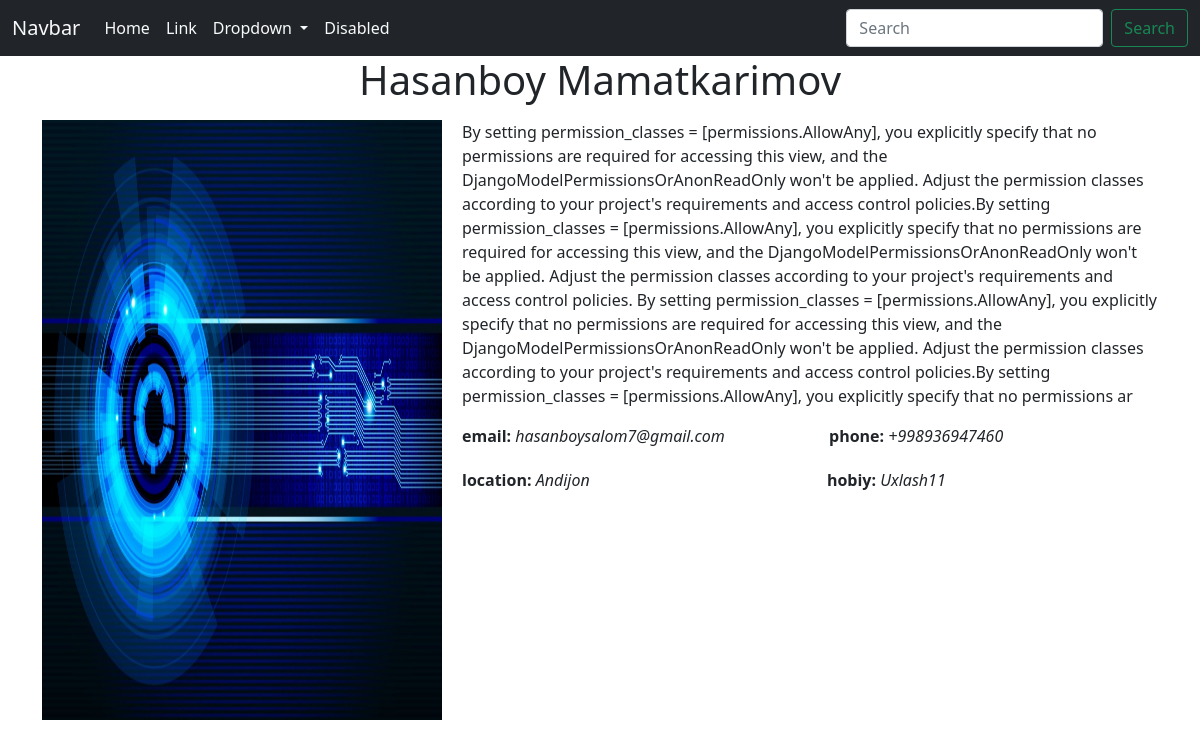
Page /detail/1/ on the committed database.
### api/models.py (models this page shows, shortened)
class CrudModel(models.Model):
    first_name=models.CharField(max_length=100)
    last_name=models.CharField(max_length=100)
    email=models.CharField(max_length=100)
    phone=models.CharField(max_length=13,null=True,blank=True)
    location=models.CharField(max_length=100,null=True,blank=True)
    hobiy=models.CharField(max_length=100,null=True,blank=True)
    body=models.TextField(null=True,blank=True)
    img=models.ImageField(upload_to='img',null=True,blank=True)

### api/views.py (the view)
# urls.py: path('detail/<int:id>/',Detail.as_view(),name='detail'),
class Detail(View):
    def get(self,request,id):
        person=CrudModel.objects.get(id=id)
        return render(request,'detail.html',context={'person':person})

### templates/detail.html
{% extends "base.html" %}
{% block content %}
    <div class="container">
        <h1 class="mb-3 text-center">{{person.first_name}} {{person.last_name}}</h1>
        <div style="display: flex; justify-content: space-between; gap: 20px;">
            <img src="{{person.img.url}}" alt="" style="width: 400px; height: 75vh;">
            <div>
                <p style="float: right;">{{person.body|slice:1000}}</p>
                 <div>
                    <span>
                        <span style="font-weight: 900;">email:</span>
                        <i>{{person.email}}</i>
                    </span>
                    <span style="margin-left: 100px;">
                        <span style="font-weight: 900;">phone:</span>
                        <i>{{person.phone}}</i>
                    </span>
                </div>
                <div style=" margin-top:20px;">
                    <span>
                        <span style="font-weight: 900;">location:</span>
                        <i>{{person.location}}</i>
                    </span>
                    <span style="margin-left: 233px;">
                        <span style="font-weight: 900;">hobiy:</span>
                        <i>{{person.hobiy}}</i>
                    </span>
                </div>
            </div>
        </div>
    </div>
{% endblock  %}

### rows in the picture
CrudModel: first_name "Hasanboy", last_name "Mamatkarimov", img (picture), body "By setting permission_classes = [permissions.AllowAny], you explicitly specify that no permissions are required for accessing this view, and the DjangoModelPermissionsOrAnonReadOnly won't be applied. Adjust the permission classes according to your project's requirements and access control policies.By setting permission_classes = [permissions.AllowAny], you explicitly specify that no permissions are required for accessing this view, and the DjangoModelPermissionsOrAnonReadOnly won't be applied. Adjust the permission classes according to your project's requirements and access control policies. By setting permission_classes = [permissions.AllowAny], you explicitly specify that no permissions…", email "hasanboysalom7@gmail.com", phone "+998936947460", location "Andijon", hobiy "Uxlash11"
